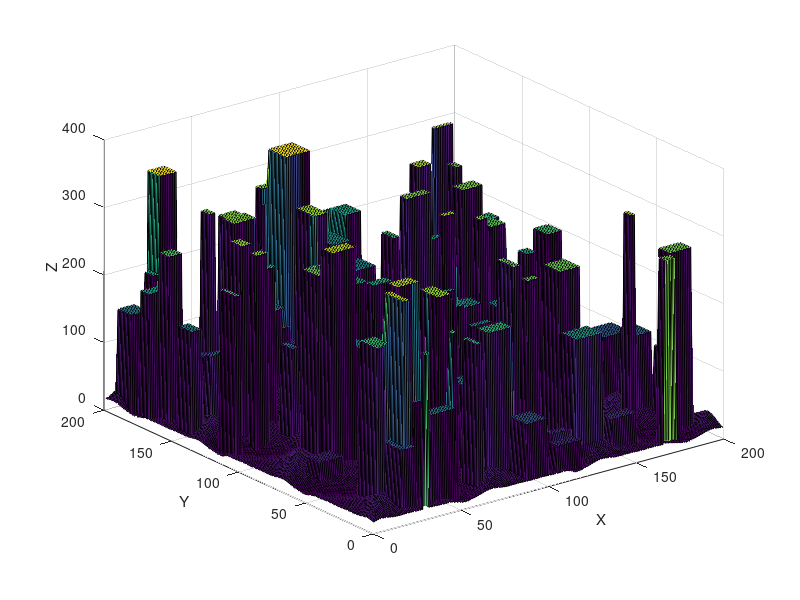

Recreate this plot in MATLAB.
% Parameters
terrainSize = 200; % Size of the terrain (e.g., 100x100)
numBuildings = 120; % Number of buildings
minBuildingSize = 3; % Minimum size of a building
maxBuildingSize = 15; % Maximum size of a building
maxBuildingHeight = 305;%3500; % Maximum height of a building
altitudeScale = 1; % Scale for the terrain altitude variations for subtle changes

% Generate the base terrain with subtle hills
[X, Y] = meshgrid(1:terrainSize, 1:terrainSize);
baseTerrain = altitudeScale * ( ...
    sin(0.1 * X) .* sin(0.1 * Y) + ...
    0.5 * sin(0.2 * X) .* sin(0.2 * Y) + ...
    0.25 * sin(0.3 * X) .* sin(0.3 * Y) + ...
    0.125 * sin(0.4 * X) .* sin(0.4 * Y) ...
);

% Normalize the terrain to a specific range
baseTerrain = (baseTerrain - min(baseTerrain(:))) / (max(baseTerrain(:)) - min(baseTerrain(:)));
baseTerrain = baseTerrain * maxBuildingHeight / 10; % Scale to a smaller range for subtle variations

% Randomly place buildings on top of the base terrain
for i = 1:numBuildings
    % Random building size
    buildingWidth = randi([minBuildingSize, maxBuildingSize]);
    buildingDepth = randi([minBuildingSize, maxBuildingSize]);
    buildingHeight = randi([1, maxBuildingHeight]);
    
    % Random position (ensure the building fits within the terrain)
    startX = randi([1, terrainSize - buildingWidth + 1]);
    startY = randi([1, terrainSize - buildingDepth + 1]);
    
    % Calculate the average height of the terrain where the building will be placed
    avgHeight = mean(mean(baseTerrain(startY:startY+buildingDepth-1, startX:startX+buildingWidth-1)));
    
    % Place the building on the terrain by adding height
    baseTerrain(startY:startY+buildingDepth-1, startX:startX+buildingWidth-1) = avgHeight + buildingHeight;
end

% Create the struct
terrainStruct = struct();
terrainStruct.start = [1; 1; 1];
terrainStruct.end = [200; 200; 100];
terrainStruct.n = 7;
terrainStruct.xmin = 1;
terrainStruct.xmax = terrainSize;
terrainStruct.ymin = 1;
terrainStruct.ymax = 200;
terrainStruct.zmin = 1;%min(baseTerrain(:));
terrainStruct.zmax = 120;%3500; % Adjust this value based on your data
terrainStruct.X = X(1,:);
terrainStruct.Y = Y(:,1);
terrainStruct.H = baseTerrain;
terrainStruct.safeH = 90;%maxBuildingHeight;
terrainStruct.theta = 30; % Adjust this value based on your needs

save('terrainStruct.mat', 'terrainStruct');

% Plot the terrain with buildings
figure;
surf(X, Y, baseTerrain);
xlabel('X');
ylabel('Y');
zlabel('Z');
%title('Subtle Terrain with Buildings and Natural Hills');
%colorbar;
%shading interp; % Optional: for smoother shading

% Display the struct
disp(terrainStruct);

